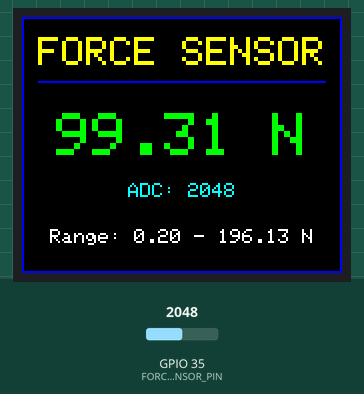
Recording of a sketch running on a simulated ESP32. Shown: 160×128 colour display. The inputs (shaded band) are chosen by the test bench; at power-on: GPIO 35 (FORCE_SENSOR_PIN) = 2048 (analog values on the 0–4095 scale). What the sketch prints to the serial monitor is not drawn.

Above: at 1.3 s.
1.4 s: GPIO 35 (FORCE_SENSOR_PIN) set to 53
At 2.8 s:
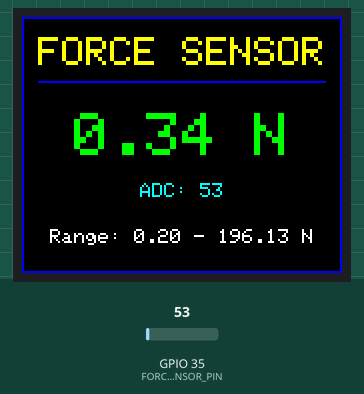
3.2 s: GPIO 35 (FORCE_SENSOR_PIN) set to 44
At 4.1 s:
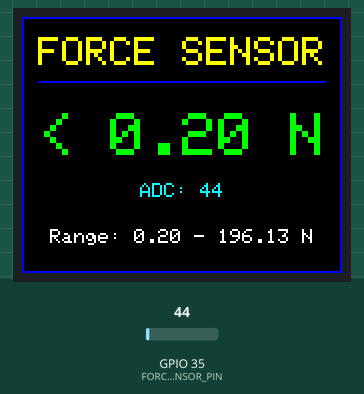
4.7 s: GPIO 35 (FORCE_SENSOR_PIN) set to 0
At 5.3 s:
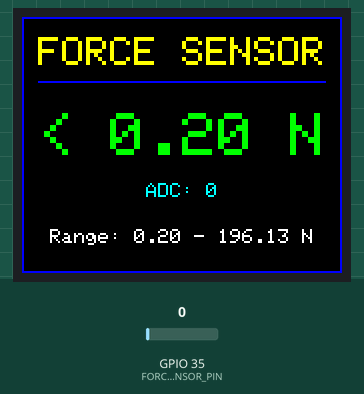
Timing chart, 0 to 7.7 s (numbered marks = the images above; inputs shaded):
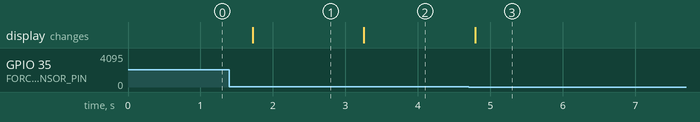

Measured:
- the behaviour switches between 50 and 49 on GPIO 35 (FORCE_SENSOR_PIN) (found by bisection; images 1 and 2)
- after the input at 1.4 s, the display: changes after 0.32 s (image 1)
- after the input at 3.2 s, the display: changes after 0.05 s (image 2)
- after the input at 4.7 s, the display: changes after 0.09 s (image 3)

The sketch:

force_sensor_tft.ino
```cpp
#include <Adafruit_GFX.h>
#include <Adafruit_ST7735.h>
#include <SPI.h>

const uint8_t TFT_CS = 5;
const uint8_t TFT_RST = 4;
const uint8_t TFT_DC = 2;
const uint8_t FORCE_SENSOR_PIN = 35;
// Update at 20 Hz so changes in force are shown quickly.
const unsigned long SAMPLE_INTERVAL_MS = 500;

Adafruit_ST7735 tft(TFT_CS, TFT_DC, TFT_RST);

// Replace these defaults with ADC readings measured at known loads.
const int ADC_AT_20_G = 50;
const int ADC_AT_20_KG = 4000;
const float MIN_MASS_KG = 0.020f;
const float MAX_MASS_KG = 20.0f;
const float GRAVITY_M_S2 = 9.80665f;

void printCentered(const char *text, int16_t y, uint8_t textSize,
                   uint16_t color) {
  int16_t x1;
  int16_t y1;
  uint16_t textWidth;
  uint16_t textHeight;

  tft.setTextSize(textSize);
  tft.setTextColor(color);
  tft.getTextBounds(text, 0, y, &x1, &y1, &textWidth, &textHeight);
  tft.setCursor((tft.width() - textWidth) / 2, y);
  tft.print(text);
}

void drawScreenLayout() {
  tft.fillScreen(ST77XX_BLACK);
  tft.drawRect(0, 0, tft.width(), tft.height(), ST77XX_BLUE);
  printCentered("FORCE SENSOR", 10, 2, ST77XX_YELLOW);
  tft.drawFastHLine(8, 32, tft.width() - 16, ST77XX_BLUE);
  printCentered("Range: 0.20 - 196.13 N", 106, 1, ST77XX_WHITE);
}

float readingToNewtons(int reading) {
  if (reading < ADC_AT_20_G) {
    return 0.0f;
  }

  const int limitedReading = constrain(reading, ADC_AT_20_G, ADC_AT_20_KG);
  const float fraction =
      float(limitedReading - ADC_AT_20_G) /
      float(ADC_AT_20_KG - ADC_AT_20_G);
  const float massKg = MIN_MASS_KG + fraction * (MAX_MASS_KG - MIN_MASS_KG);
  return massKg * GRAVITY_M_S2;
}

void displayForce(int adcReading, float forceNewtons) {
  char forceText[20];
  char adcText[20];

  if (forceNewtons == 0.0f) {
    snprintf(forceText, sizeof(forceText), "< 0.20 N");
  } else {
    snprintf(forceText, sizeof(forceText), "%.2f N", forceNewtons);
  }
  snprintf(adcText, sizeof(adcText), "ADC: %d", adcReading);

  tft.fillRect(2, 38, tft.width() - 4, 63, ST77XX_BLACK);
  printCentered(forceText, 48, 3, ST77XX_GREEN);
  printCentered(adcText, 83, 1, ST77XX_CYAN);
}

void setup() {
  Serial.begin(115200);
  analogReadResolution(12);
  analogSetPinAttenuation(FORCE_SENSOR_PIN, ADC_11db);

  tft.initR(INITR_BLACKTAB);
  tft.setRotation(1);
  drawScreenLayout();

  Serial.println("ESP32 force sensor and TFT started");
}

void loop() {
  if (ADC_AT_20_G >= ADC_AT_20_KG) {
    Serial.println("Calibration error: ADC_AT_20_G must be below ADC_AT_20_KG");
    tft.fillRect(2, 38, tft.width() - 4, 63, ST77XX_BLACK);
    printCentered("CALIBRATION ERROR", 60, 1, ST77XX_RED);
    delay(SAMPLE_INTERVAL_MS);
    return;
  }

  const int adcReading = analogRead(FORCE_SENSOR_PIN);
  const float forceNewtons = readingToNewtons(adcReading);

  displayForce(adcReading, forceNewtons);

  Serial.print("ADC = ");
  Serial.print(adcReading);
  Serial.print(" | Force = ");
  Serial.print(forceNewtons, 2);
  Serial.println(" N");

  delay(SAMPLE_INTERVAL_MS);
}
```
